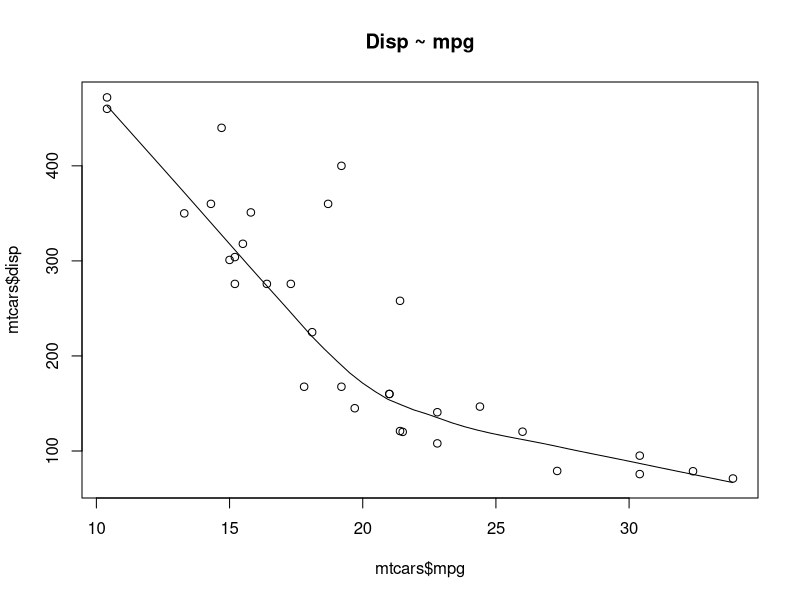
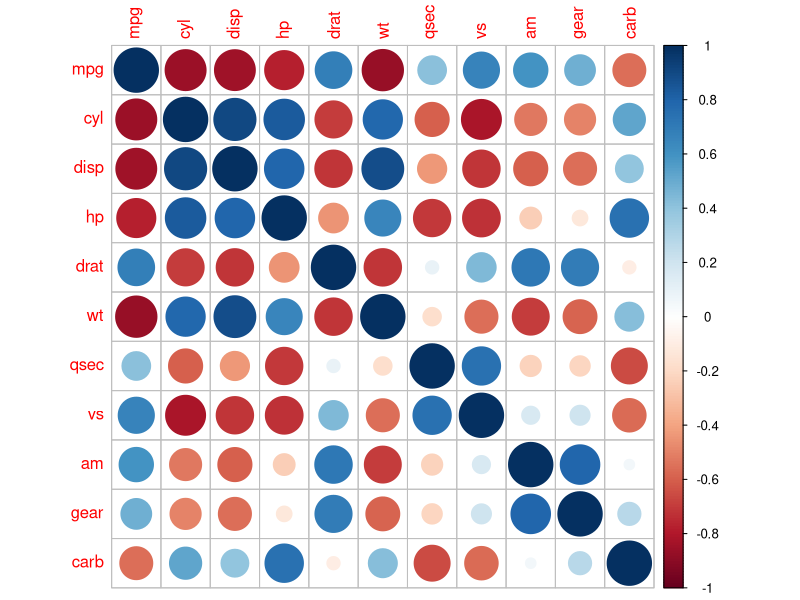
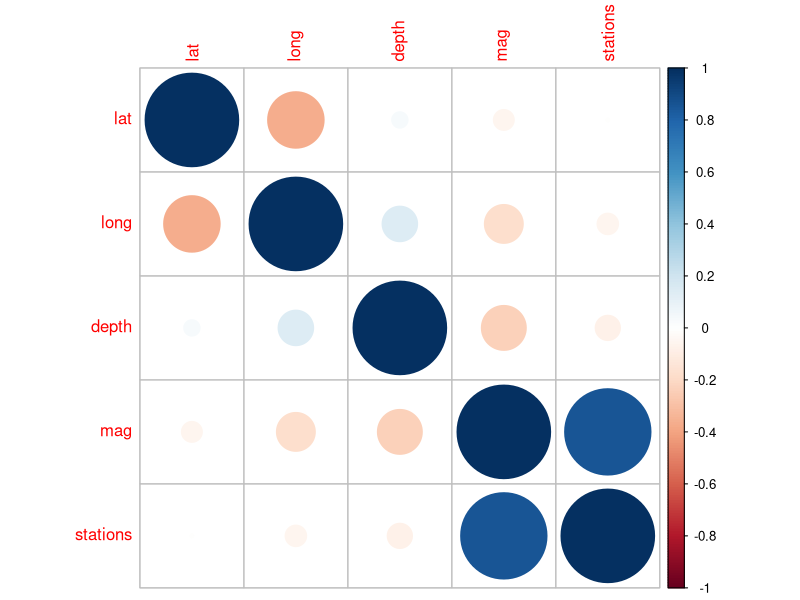
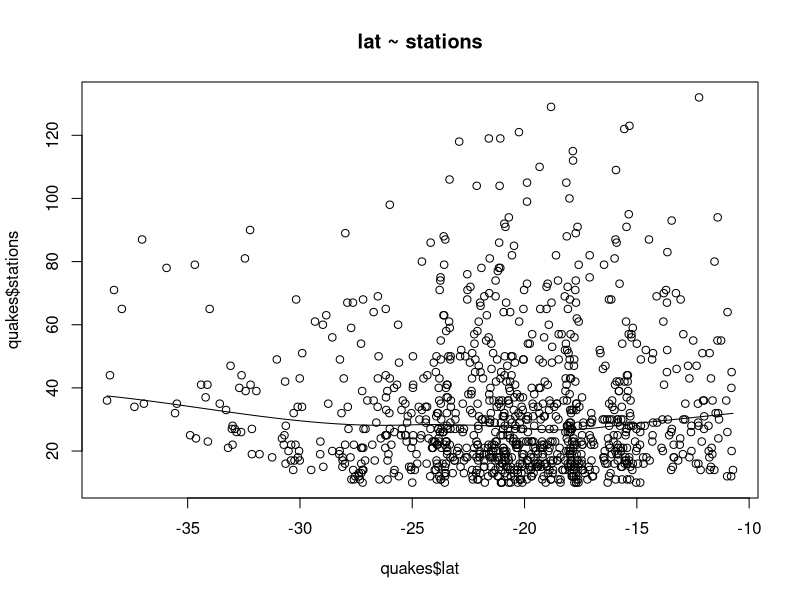
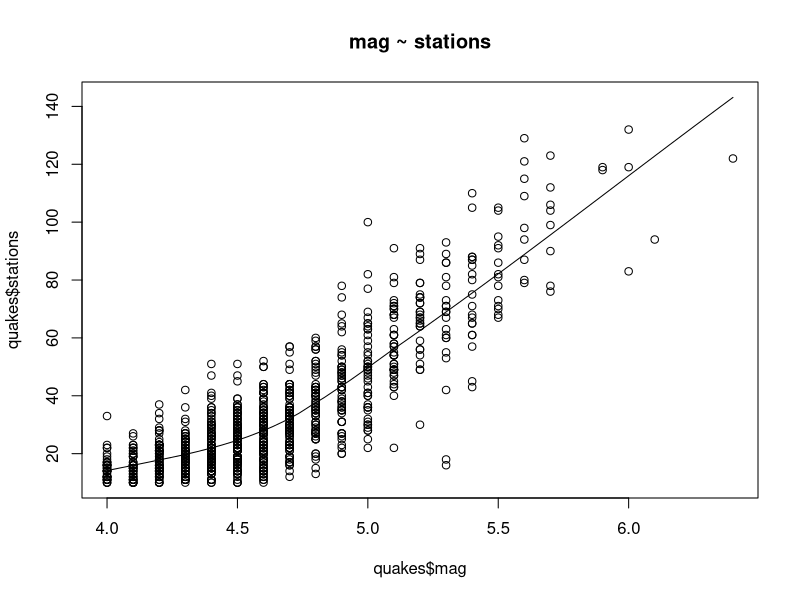
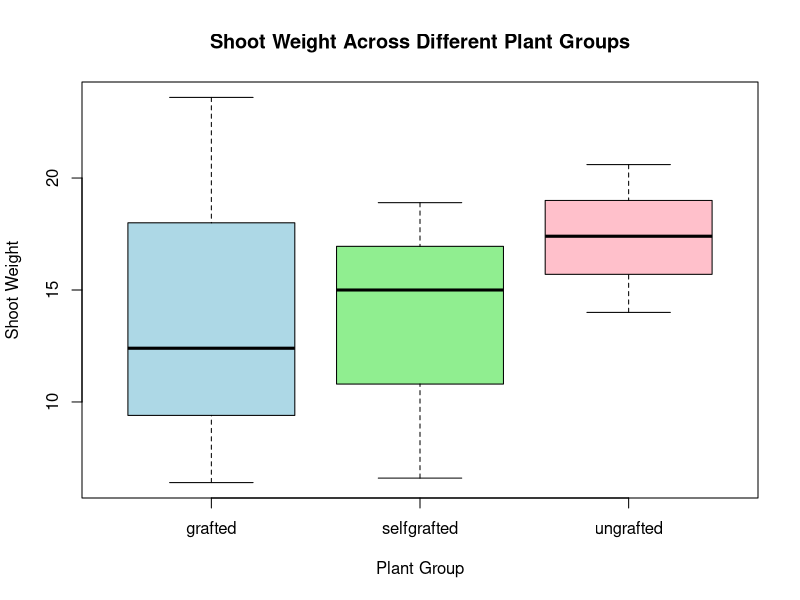
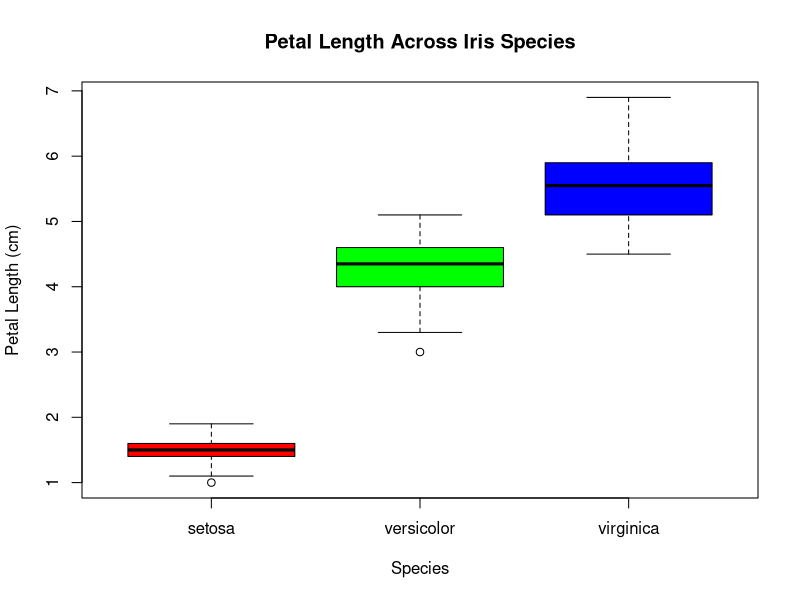

Recreate these plots in R, in order.
############### Create a scatter plot ##############
data(mtcars)
View(mtcars)
scatter.smooth(x=mtcars$mpg,y=mtcars$disp,main="Disp ~ mpg")

############## Test for a correlation between two variables ##########
cor.test(mtcars$mpg,mtcars$disp)

############## Save and check test results ###################
cor_result <- cor.test(mtcars$mpg,mtcars$disp)
cor_result$estimate
cor_result$p.value

############# View correlation between many variables ############
library(corrplot)
corrplot(cor(mtcars))


########### Activity ###########
data(quakes)
View(quakes)

cor.test(quakes$long,quakes$depth)
cor_result <- cor.test(quakes$long,quakes$depth)
cor_result$estimate
cor_result$p.value

library(corrplot)
corrplot(cor(quakes))

scatter.smooth(x=quakes$lat,y=quakes$stations,main="lat ~ stations")
scatter.smooth(x=quakes$mag,y=quakes$stations,main="mag ~ stations")



######### T-test #############
data(sleep)
View(sleep)
t.test(extra ~ group,data = sleep)

data(trees)
View(trees)
t.test(trees$Girth,mu = 5)    ##### mu = Artificial Mean #####


######## Activity ############

arsenic <- data.frame(
  shoot_length = c(12.4,6.4,23.6,17.4,14,20.6,15,18.9,6.6,11),
  root_length = c(10,11.7,12.5,7.5,8,6.3,19,15,4,20)
)
print(arsenic)
summary(arsenic)

t.test(arsenic$root_length,mu = 15)
t_test_result<- t.test(arsenic$shoot_length,arsenic$root_length)
print(t_test_result)
t_test_result$p.value
t_test_result$estimate

arsenic_treated <- data.frame(
  Group = c("control","control","control","control","control","treatment1","treatment1","treatment1","treatment1","treatment1"),
  shoot_weight = c(12.4,6.4,23.6,17.4,14,20.6,15,18.9,6.6,11),
  root_weight = c(10,11.7,12.5,7.5,8,6.3,19,15,4,20)
)
print(arsenic_treated)
summary(arsenic_treated)
t.test(shoot_weight ~ Group, data = arsenic_treated)


############## ANOVA #######################
data("PlantGrowth")
View(PlantGrowth)
res_aov <- aov(weight ~ group,data = PlantGrowth)
summary(res_aov)

TukeyHSD(res_aov)


############# Activity ############
arsenic_treatment <- data.frame(
  Group = c("grafted","grafted","grafted","ungrafted","ungrafted","ungrafted","selfgrafted","selfgrafted","selfgrafted"), 
  shoot_weight = c(12.4,6.4,23.6,17.4,14,20.6,15,18.9,6.6),
  root_weight = c(10,11.7,12.5,7.5,8,6.3,19,15,4)
)
print(arsenic_treatment)
summary(arsenic_treatment)
res_aov <- aov(shoot_weight ~ Group,data = arsenic_treatment)
summary(res_aov)
TukeyHSD(res_aov)
head(arsenic_treatment)
tukey_result <- TukeyHSD(res_aov)
print(tukey_result)



arsenic_treatment <- data.frame(
  Group = c("grafted","grafted","grafted","ungrafted","ungrafted","ungrafted","selfgrafted","selfgrafted","selfgrafted"), 
  shoot_weight = c(12.4,6.4,23.6,17.4,14,20.6,15,18.9,6.6),
  root_weight = c(10,11.7,12.5,7.5,8,6.3,19,15,4)
)

print(arsenic_treatment)
View(arsenic_treatment)
summary(arsenic_treatment)
res_aov <- aov(shoot_weight ~ Group, data = arsenic_treatment)
summary(res_aov)
TukeyHSD(res_aov)
head(arsenic_treatment)

boxplot(shoot_weight ~ Group, data = arsenic_treatment, 
        main = "Shoot Weight Across Different Plant Groups",
        xlab = "Plant Group", ylab = "Shoot Weight",
        col = c("lightblue", "lightgreen", "pink"))


################### Simple and Multiple Linear Regression ####################
data(cars)
View(cars)
linear_mod <- lm(dist ~ speed, data = cars)
summary(linear_mod)

linear_mod2 <- lm(mpg ~ disp + qsec,data = mtcars)
summary(linear_mod2)


######### Activity ###############
data("iris")
res_aov <- aov(Petal.Length ~ Species, data = iris)
summary(res_aov)
boxplot(Petal.Length ~ Species, data = iris,
        main = "Petal Length Across Iris Species",
        xlab = "Species",
        ylab = "Petal Length (cm)",
        col = c("red", "green", "blue"))

######### Resource Test ###########


install.packages("modelr")
library(modelr) 
library(tidyverse)
data(iris)
mod <- lm(Petal.Length ~ Sepal.Length, data = iris)
iris <- iris %>% add_residuals(mod, "resid")
head(iris)
iris <- iris %>% 
  mutate(log_sepal = log2(Sepal.Length), log_petal = log2(Petal.Length))
mod_log <- lm(log_petal ~ log_sepal, data = iris)
summary(mod_log)
mod_interaction <- lm(Petal.Length ~ Sepal.Width * Petal.Width, data = iris)
summary(mod_interaction)


























